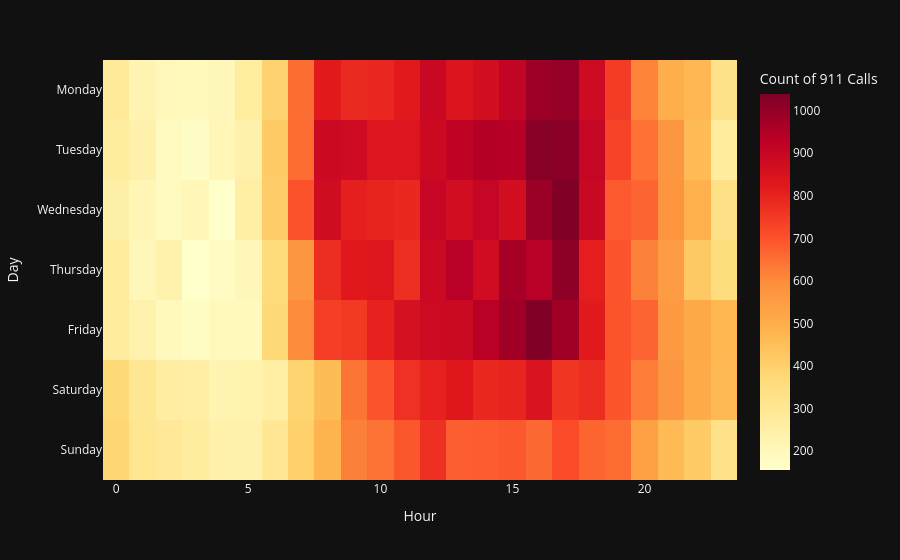

Notebook cell for this chart:
### Code cell
matrix=pd.crosstab(calls["day"],calls["hour"])
matrix=matrix.reindex(orderofdays)
px.imshow(matrix,labels=dict(x="Hour",y="Day",color="Count of 911 Calls"),color_continuous_scale="YlOrRd", template="plotly_dark",aspect="ratio")

### Figure 1 — Plotly figure (JSON) as saved in the notebook; plotly's stock layout.template omitted (floating-point values rounded to 4 significant figures; data arrays with more than 128 entries replaced by an {"elided": "..."} marker saying what was removed)
{"data": [{"coloraxis": "coloraxis", "hovertemplate": "Hour: %{x}<br>Day: %{y}<br>Count of 911 Calls: %{z}<extra></extra>", "name": "0", "type": "heatmap", "x": [0, 1, 2, 3, 4, 5, 6, 7, 8, 9, 10, 11, 12, 13, 14, 15, 16, 17, 18, 19, 20, 21, 22, 23], "xaxis": "x", "y": ["Monday", "Tuesday", "Wednesday", "Thursday", "Friday", "Saturday", "Sunday"], "yaxis": "y", "z": {"elided": "7x24 int values"}}], "layout": {"coloraxis": {"autocolorscale": false, "colorbar": {"title": {"text": "Count of 911 Calls"}}, "colorscale": [[0, "rgb(255,255,204)"], [0.125, "rgb(255,237,160)"], [0.25, "rgb(254,217,118)"], [0.375, "rgb(254,178,76)"], [0.5, "rgb(253,141,60)"], [0.625, "rgb(252,78,42)"], [0.75, "rgb(227,26,28)"], [0.875, "rgb(189,0,38)"], [1, "rgb(128,0,38)"]]}, "margin": {"t": 60}, "xaxis": {"anchor": "y", "domain": [0, 1], "title": {"text": "Hour"}}, "yaxis": {"anchor": "x", "autorange": "reversed", "domain": [0, 1], "title": {"text": "Day"}}}}
